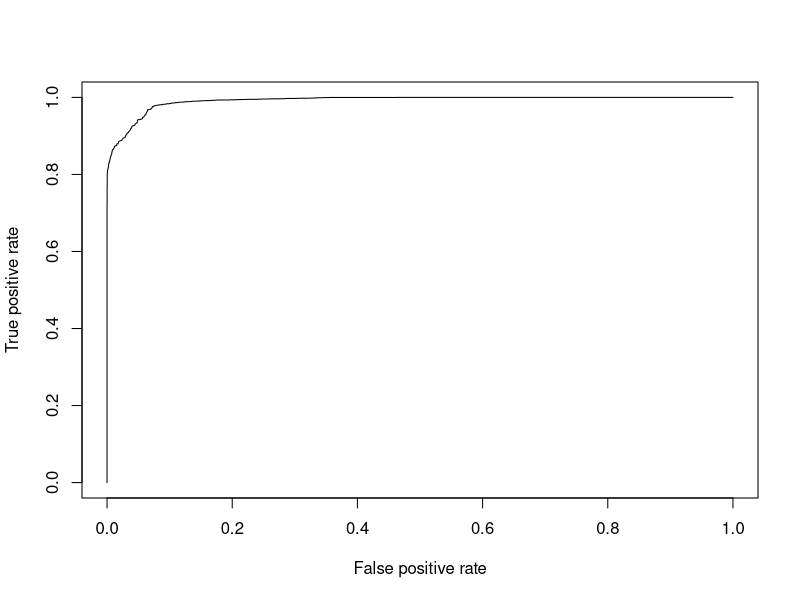
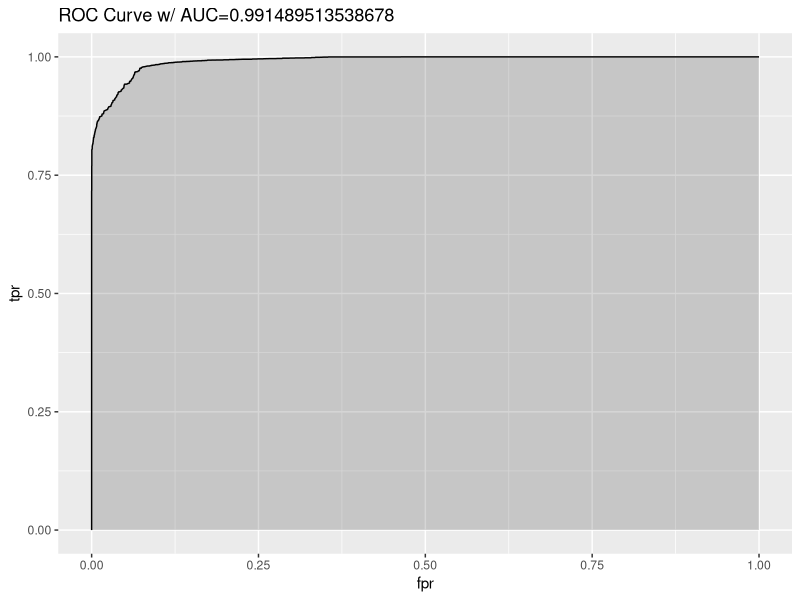

Recreate these plots in R, in order.
## ROC 曲線の描き方
## 2015.06.27 gingi99

library(ggplot2)
library(ROCR)

# データ作成
diamonds$is_expensive <- diamonds$price > 2400
is_test <- runif(nrow(diamonds)) > 0.75
train <- diamonds[is_test==FALSE,]
test <- diamonds[is_test==TRUE,]

# モデル作成
summary(fit <- glm(is_expensive ~ carat + cut + clarity, data=train))

# 予測確率
prob <- predict(fit, newdata=test, type="response")

# step 1 : 値と属するグループをprediction関数にいれる
pred <- prediction(prob, test$is_expensive)

# step 2 : ROC曲線を描くための基本的なプロットをする（横軸がfalse positive rate, 縦軸がtrue positive rate）
perf <- performance(pred, measure = "tpr", x.measure = "fpr")

# step 3 : 描画
plot(perf)

# aucの値
auc <- performance(pred, measure = "auc")
auc <- auc@y.values[[1]]

# ggplotで描画
roc.data <- data.frame(fpr=unlist(perf@x.values),
                       tpr=unlist(perf@y.values),
                       model="GLM")
ggplot(roc.data, aes(x=fpr, ymin=0, ymax=tpr)) +
  geom_ribbon(alpha=0.2) +
  geom_line(aes(y=tpr)) +
  ggtitle(paste0("ROC Curve w/ AUC=", auc))
